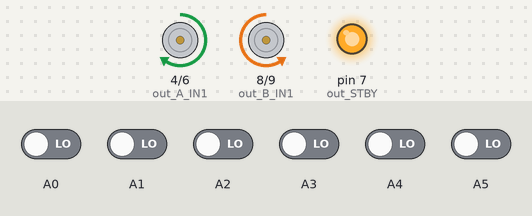
The sketch below on a simulated Arduino Uno, built with avr-gcc and run on an emulated ATmega328P. On the bench: motor-driver pin pairs drawn as motors (green arrow = first pin HIGH = forward, orange = second pin HIGH = backward, longer = more drive, scaled by the enable pin, stopped while the standby pin is LOW), output pins drawn as LEDs (lit = HIGH). The test bench sets the inputs (shaded band); at power-on: A0–5 LOW. What the sketch prints to the serial monitor is not drawn.

Above: at 13.6 s.
13.7 s: A2 driven HIGH
At 14.8 s:
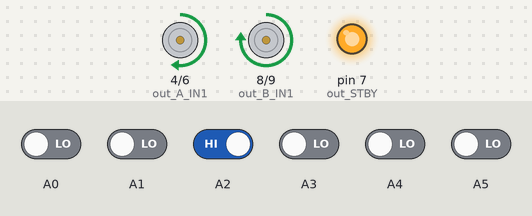
15.2 s: A0 driven HIGH
At 15.7 s:
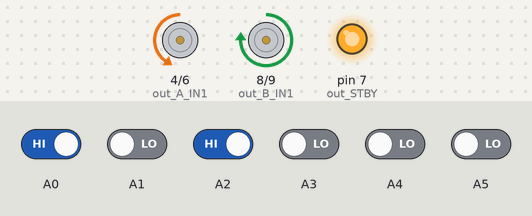
16.7 s: A3 driven HIGH
At 17.9 s:
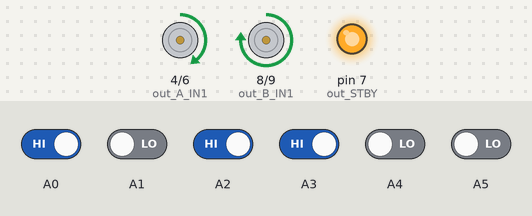
18.2 s: A0 driven LOW
At 19.2 s:
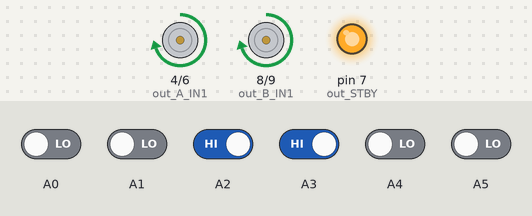
19.7 s: A4 driven HIGH
At 20.4 s:
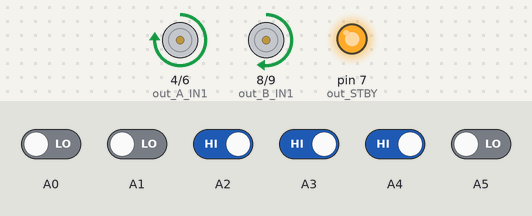
21.2 s: A5 driven HIGH
At 21.7 s:
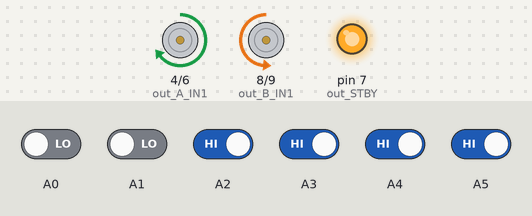
Timing chart, 0 to 23.9 s (numbered marks = the images above; inputs shaded):
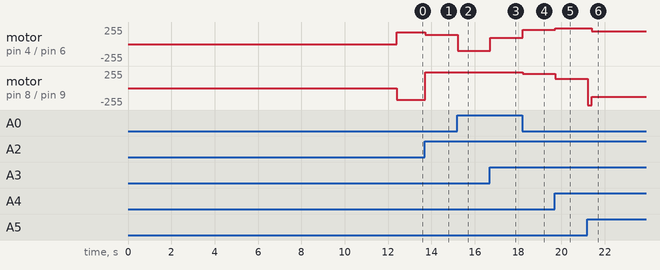

Measured:
- after the input at 13.7 s, motor on pin 4 (out_A_IN1) / pin 6 (out_A_IN2): forward 173/255 → forward 142/255 at once; motor on pin 8 (out_B_IN1) / pin 9 (out_B_IN2): backward 173/255 → forward 234/255 at once
- after the input at 15.2 s, motor on pin 4 (out_A_IN1) / pin 6 (out_A_IN2): forward 142/255 → backward 101/255 at once
- after the input at 16.7 s, motor on pin 4 (out_A_IN1) / pin 6 (out_A_IN2): backward 101/255 → forward 95/255 at once
- after the input at 18.2 s, motor on pin 4 (out_A_IN1) / pin 6 (out_A_IN2): forward 95/255 → forward 214/255 at once; motor on pin 8 (out_B_IN1) / pin 9 (out_B_IN2): forward 234/255 → forward 214/255 at once
- after the input at 19.7 s, motor on pin 4 (out_A_IN1) / pin 6 (out_A_IN2): forward 214/255 → forward 234/255 at once; motor on pin 8 (out_B_IN1) / pin 9 (out_B_IN2): forward 214/255 → forward 142/255 at once
- after the input at 21.2 s, motor on pin 4 (out_A_IN1) / pin 6 (out_A_IN2): forward 234/255 → forward 193/255 after 0.21 s; motor on pin 8 (out_B_IN1) / pin 9 (out_B_IN2): forward 142/255 → backward 255/255 at once, → backward 132/255 0.21 s later

The sketch:

labirinto_pid_90_.ino
```cpp
//Bonaldo Federico,Sasso Niccolò, Piludu Riccardo (LO GRUPPOTTI)
#include <QTRSensors.h>
#define leftFar          0
#define leftCenter       2
#define leftNear         1
#define rightNear        4
#define rightCenter      3
#define rightFar         5
#define NUM_SENSORS      6
#define TIMEOUT       2500
#define EMITTER_PIN   QTR_NO_EMITTER_PIN
#define out_STBY    7
#define out_B_PWM   10 //B motore destro
#define out_A_PWM   5  //A motore sinistro
#define out_A_IN2   6
#define out_A_IN1   4
#define out_B_IN1   8
#define out_B_IN2   9
#define left_motor  0
#define right_motor 1
float Kp = 0.07; // 0.3//2.5  0.85
float Ki = 0; //0.005*/
float Kd = 1.5;
#define rightMaxSpeed 90
#define leftMaxSpeed 90
#define rightBaseSpeed 80
#define leftBaseSpeed 80

#define DEB 0
#define DEB2 0

#define soglia       180 // soglia di riconoscimento bianco/nero (0-1000)

// dichiarazione variabili globali
int ES;
int S;
int CS;
int CD;
int D;
int ED;

int ps=0;
char riga[100];
int lastError = 0;
QTRSensorsRC qtrrc((unsigned char[]) {
  A0, A1, A2, A3, A4, A5}
,NUM_SENSORS, TIMEOUT, EMITTER_PIN);
unsigned int sensorValues[NUM_SENSORS];

void setup(){
  pinMode(out_STBY,OUTPUT);
  pinMode(out_A_PWM,OUTPUT);
  pinMode(out_A_IN1,OUTPUT);
  pinMode(out_A_IN2,OUTPUT);
  pinMode(out_B_PWM,OUTPUT);
  pinMode(out_B_IN1,OUTPUT);
  pinMode(out_B_IN2,OUTPUT);

  motor_standby(false);

  Serial.begin(9600);
  Serial.println("calib");
  for (int i = 0; i < 400; i++){
    qtrrc.calibrate();
  }
  Serial.print("3..");
  delay(600);
  Serial.print("2..");
  delay(600);
  Serial.print("1..");
  delay(600);
  Serial.println("GO!");
  delay(600);


}


 unsigned int position;
void loop(){
  letturaSensori();
  direzioneEzBot();
#if DEB
if (Serial.available()>0){
    int c=Serial.read();
    if (c!='\n')
      riga[ps++]=c;
    else{
      riga[ps]=0;
      //Serial.print(riga);
      float f=atof(riga+1);
      ps=0;
      if (riga[0]=='I') {
        Ki=f;
        Serial.println("\nPIDM");
        Serial.println(Kp);
        Serial.println(Ki);
        Serial.println(Kd);
        //Serial.println(maxSpeed);

      }
      if (riga[0]=='D') {
        Kd=f;
        Serial.println("\nPIDM");
        Serial.println(Kp);
        Serial.println(Ki);
        Serial.println(Kd);
        //Serial.println(maxSpeed);
      }
      if (riga[0]=='P') {
        Kp=f;
        Serial.println("\nPIDM");
        Serial.println(Kp);
        Serial.println(Ki);
        Serial.println(Kd);
        //Serial.println(maxSpeed);
      }
    }

  }
  //delay(1000);
  #endif
}


void letturaSensori(){
  position= qtrrc.readLine(sensorValues);
  ES  = sensorValues[leftFar]>soglia ?1 :0;
  S  = sensorValues[leftNear]>soglia ?1 :0;
  CS = sensorValues[leftCenter]>soglia ?1 :0;
  CD = sensorValues[rightCenter]>soglia ?1 :0;
  D  = sensorValues[rightNear]>soglia ?1 :0;
  ED = sensorValues[rightFar]>soglia ?1 :0;

#if DEB2
  Serial.print(ES);
  Serial.print(" ");
  Serial.print(S);
  Serial.print(" ");
  Serial.print(CS);
  Serial.print(" ");
  Serial.print(CD);
  Serial.print(" ");
  Serial.print(D);
  Serial.print(" ");
  Serial.print(ED);
  Serial.println();
#endif

}


void direzioneEzBot(){


  if(CD == 1 && D == 1 &&ED == 1){
    letturaSensori();
    delay(200);

    while(ED == 1){
      set_motor(left_motor, 70);
      set_motor(right_motor, -40);
      letturaSensori();
    }
  }

  else if(ES == 1 && CD == 1 && CS == 1 && ED == 1){
    //delay(270);
    set_motor(left_motor, 40);
    set_motor(right_motor, -60);
    letturaSensori();
  }


  else if(ES = 1 && S == 1 && CS == 1){
    while(CD == 1 && CS == 1){
      pid();
      letturaSensori();
    }
    letturaSensori();
    if(CD == 0 && CS == 0){
      letturaSensori();
      while(CS == 0 && CD == 0){
        set_motor(left_motor, -40);
        set_motor(right_motor, 60);
        letturaSensori();
      }
    }
  }

  else if(ES == 0 && ED == 0 && CS == 0 && CD == 0){
    letturaSensori();
    while(CD == 0 && CS == 0){
      set_motor(left_motor, 60);
      set_motor(right_motor, -60);
      letturaSensori();
    }
  }
  else{
    pid();
  }
}

void set_motor(boolean motor, int speed) { // imposta la velocità tra -100 (indietro) e +100 (avanti)
  int PWMvalue=0;
  PWMvalue = map(abs(speed),0,100,50,255);
  if (speed > 0)
    motor_speed(motor,0,PWMvalue);
  else if (speed < 0)
    motor_speed(motor,1,PWMvalue);
}

void motor_speed(boolean motor, boolean direction, int speed) { // imposta la velocità tra 0 e 255
  if (motor == left_motor) {
    if (direction == 0) {
      digitalWrite(out_A_IN1,HIGH);
      digitalWrite(out_A_IN2,LOW);
    }
    else {
      digitalWrite(out_A_IN1,LOW);
      digitalWrite(out_A_IN2,HIGH);
    }
    analogWrite(out_A_PWM,speed);
  }
  else {
    if (direction == 0) {
      digitalWrite(out_B_IN1,HIGH);
      digitalWrite(out_B_IN2,LOW);
    }
    else {
      digitalWrite(out_B_IN1,LOW);
      digitalWrite(out_B_IN2,HIGH);
    }
    analogWrite(out_B_PWM,speed);
  }
}

void motor_standby(boolean state) { // abilita/disabilita i motori
  if (state == true)
    digitalWrite(out_STBY,LOW);
  else
    digitalWrite(out_STBY,HIGH);
}

void pid(){

  unsigned int sensors[6];
  int position = qtrrc.readLine(sensors); // get calibrated readings along with the line position, refer to the QTR Sensors Arduino Library for more details on line position.
  int error = position - 2500;
  //Serial.println(position);
  int motorSpeed = Kp * error + Kd * (error - lastError);
  lastError = error;

  int rightMotorSpeed = rightBaseSpeed - motorSpeed;
  int leftMotorSpeed = leftBaseSpeed + motorSpeed;

  if (rightMotorSpeed > rightMaxSpeed ) rightMotorSpeed = rightMaxSpeed; // prevent the motor from going beyond max speed
  if (leftMotorSpeed > leftMaxSpeed ) leftMotorSpeed = leftMaxSpeed; // prevent the motor from going beyond max speed
  if (rightMotorSpeed < -rightMaxSpeed) rightMotorSpeed -rightMaxSpeed; // keep the motor speed positive
  if (leftMotorSpeed < -leftMaxSpeed) leftMotorSpeed = -leftMaxSpeed; // keep the motor speed positive

   set_motor(right_motor,rightMotorSpeed);
   set_motor(left_motor,leftMotorSpeed);
}
```
